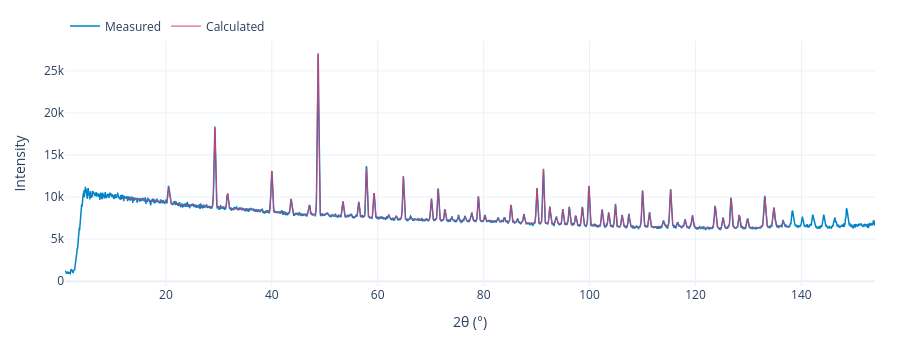

Write notebook code for a chart like this one.
### Code cell
import plotly.graph_objects as go

data = project.experiments[0].data
figure = go.Figure([
    go.Scatter(x=data.two_theta, y=data.intensity_meas,
               name="Measured", mode="lines", line=dict(color="#0084c7", width=1.5)),
    go.Scatter(x=data.two_theta, y=data.intensity_calc,
               name="Calculated", mode="lines", line=dict(color="#d13f73", width=1)),
])
figure.update_layout(template="plotly_white", height=340,
                     margin=dict(l=65, r=25, t=25, b=50),
                     xaxis_title="2θ (°)", yaxis_title="Intensity",
                     legend=dict(orientation="h", y=1.12))
figure.show(renderer="plotly_mimetype")

### Figure 1 — Plotly figure (JSON) as saved in the notebook; plotly's stock layout.template omitted (floating-point values rounded to 4 significant figures; data arrays with more than 128 entries replaced by an {"elided": "..."} marker saying what was removed)
{"data": [{"line": {"color": "#0084c7", "width": 1.5}, "mode": "lines", "name": "Measured", "type": "scatter", "x": {"elided": "3060 float values"}, "y": {"elided": "3060 float values"}}, {"line": {"color": "#d13f73", "width": 1}, "mode": "lines", "name": "Calculated", "type": "scatter", "x": {"elided": "3060 float values"}, "y": {"elided": "3060 float values"}}], "layout": {"height": 340, "legend": {"orientation": "h", "y": 1.12}, "margin": {"b": 50, "l": 65, "r": 25, "t": 25}, "xaxis": {"title": {"text": "2θ (°)"}}, "yaxis": {"title": {"text": "Intensity"}}}}
